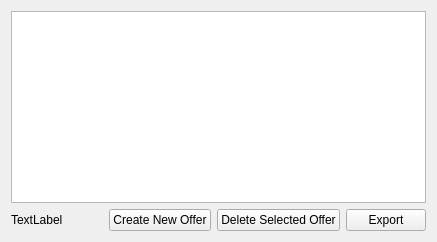
     <widget class="QWidget" name="pageBrowseOffers">
      <layout class="QVBoxLayout">
       <item>
        <widget class="QTableView" name="tableBrowseOffers">
         <property name="toolTip">
          <string/>
         </property>
         <property name="alternatingRowColors">
          <bool>true</bool>
         </property>
         <property name="selectionBehavior">
          <enum>QAbstractItemView::SelectRows</enum>
         </property>
         <property name="textElideMode">
          <enum>Qt::ElideMiddle</enum>
         </property>
         <property name="showGrid">
          <bool>true</bool>
         </property>
         <property name="sortingEnabled">
          <bool>true</bool>
         </property>
         <property name="cornerButtonEnabled">
          <bool>false</bool>
         </property>
        </widget>
       </item>
       <item>
        <layout class="QHBoxLayout">
         <item>
          <widget class="QLabel" name="errLabel">
           <property name="text">
            <string>TextLabel</string>
           </property>
          </widget>
         </item>
         <item>
          <spacer>
           <property name="orientation">
            <enum>Qt::Horizontal</enum>
           </property>
           <property name="sizeHint" stdset="0">
            <size>
             <width>40</width>
             <height>20</height>
            </size>
           </property>
          </spacer>
         </item>
         <item>
          <widget class="QPushButton" name="btnAddOffer">
           <property name="text">
            <string>Create New Offer</string>
           </property>
          </widget>
         </item>
         <item>
          <widget class="QPushButton" name="btnDeleteOffer">
           <property name="text">
            <string>Delete Selected Offer</string>
           </property>
          </widget>
         </item>
         <item>
          <widget class="QPushButton" name="btnExportOffers">
           <property name="text">
            <string>Export</string>
           </property>
          </widget>
         </item>
        </layout>
       </item>
      </layout>
     </widget>
